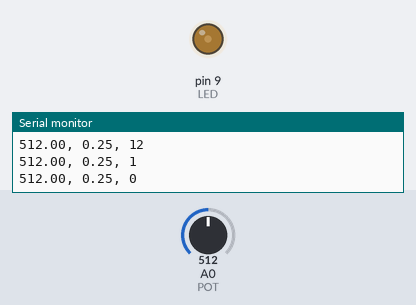
This sketch was run on a simulated Arduino Uno, built with avr-gcc and run on an emulated ATmega328P. On the bench: output pins drawn as LEDs (lit = HIGH), the last lines printed to the serial monitor. The test bench sets the inputs (shaded band); at power-on: A0 (POT) = 512.

Above: at 1.2 s.
1.3 s: A0 (POT) set to 0
At 1.3 s:
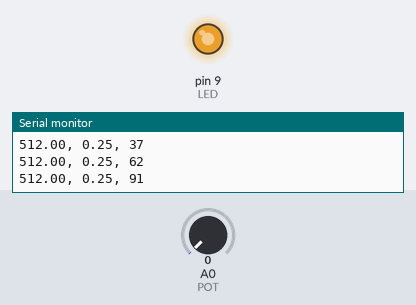
4.3 s: A0 (POT) set to 8
At 6.47 s:
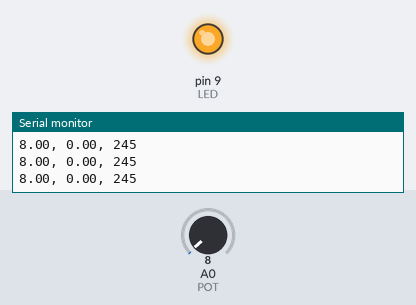
7.3 s: A0 (POT) set to 11
10.3 s: A0 (POT) set to 122
At 11.19 s:
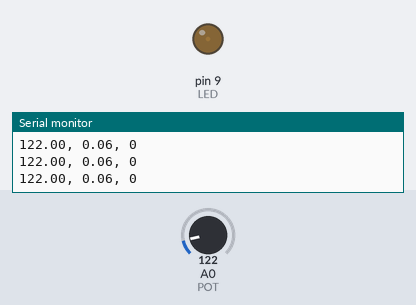
Timing chart, 0 to 14.3 s (numbered marks = the images above; inputs shaded):
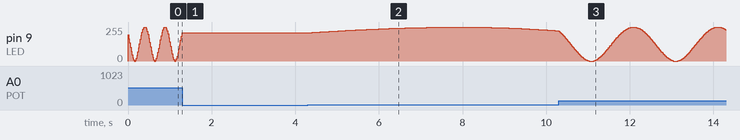

Measured:
- after the input at 1.3 s, pin 9 (LED): stops changing and stays 211/255
- after the input at 4.3 s, pin 9 (LED): moves from 211/255 to 252/255 over 2.8 s, starting at once

The sketch:

Potentiometer_LED.ino
```cpp
const int POT = 0;
const int LED = 9; // PWM
float x = 0;

void setup() {
  Serial.begin(9600);
}

void loop() {
  float potVal = analogRead(POT);
  float dx = potVal / 2048.0;
  x += dx;
  int val = 127 + 128 * cos(x);
  analogWrite(LED, val);

  Serial.print(potVal);
  Serial.print(", ");
  Serial.print(dx);
  Serial.print(", ");
  Serial.println(val);
}
```
